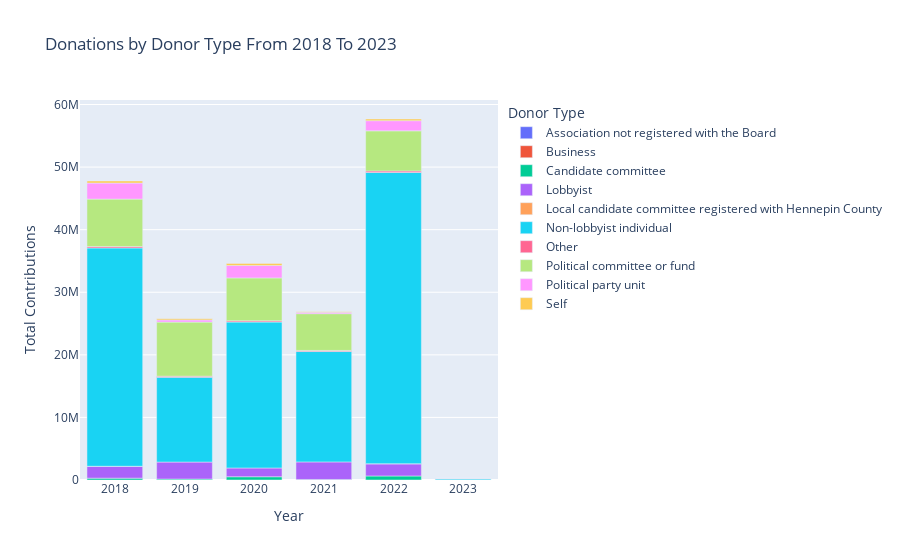

The code cell stored with this chart in its notebook:
### Code cell
grouped2 = filtered_df.groupby(['Year', 'DonorType'])['TotalAmount'].sum().reset_index()

grouped2['FullDonorType'] = grouped2['DonorType'].map(donor_type_mapping)

fig = px.bar(
    grouped2,
    x='Year',
    y='TotalAmount',
    color='FullDonorType',
    title='Donations by Donor Type From 2018 To 2023',
    labels={"Year": "Year", "TotalAmount": "Total Contributions", "FullDonorType": "Donor Type"},
    category_orders={"FullDonorType": sorted(donor_type_mapping.values())}
)

fig.show()

### Figure 1 — Plotly figure (JSON) as saved in the notebook; plotly's stock layout.template omitted (floating-point values rounded to 4 significant figures)
{"data": [{"alignmentgroup": "True", "hovertemplate": "Donor Type=Association not registered with the Board<br>Year=%{x}<br>Total Contributions=%{y}<extra></extra>", "legendgroup": "Association not registered with the Board", "marker": {"color": "#636efa", "pattern": {"shape": ""}}, "name": "Association not registered with the Board", "offsetgroup": "Association not registered with the Board", "orientation": "v", "showlegend": true, "textposition": "auto", "type": "bar", "x": [2022], "xaxis": "x", "y": [1067.0], "yaxis": "y"}, {"alignmentgroup": "True", "hovertemplate": "Donor Type=Business<br>Year=%{x}<br>Total Contributions=%{y}<extra></extra>", "legendgroup": "Business", "marker": {"color": "#EF553B", "pattern": {"shape": ""}}, "name": "Business", "offsetgroup": "Business", "orientation": "v", "showlegend": true, "textposition": "auto", "type": "bar", "x": [2019], "xaxis": "x", "y": [250], "yaxis": "y"}, {"alignmentgroup": "True", "hovertemplate": "Donor Type=Candidate committee<br>Year=%{x}<br>Total Contributions=%{y}<extra></extra>", "legendgroup": "Candidate committee", "marker": {"color": "#00cc96", "pattern": {"shape": ""}}, "name": "Candidate committee", "offsetgroup": "Candidate committee", "orientation": "v", "showlegend": true, "textposition": "auto", "type": "bar", "x": [2018, 2019, 2020, 2021, 2022, 2023], "xaxis": "x", "y": [294400.0, 151800.0, 520202, 84590.0, 641200.0, 1810], "yaxis": "y"}, {"alignmentgroup": "True", "hovertemplate": "Donor Type=Lobbyist<br>Year=%{x}<br>Total Contributions=%{y}<extra></extra>", "legendgroup": "Lobbyist", "marker": {"color": "#ab63fa", "pattern": {"shape": ""}}, "name": "Lobbyist", "offsetgroup": "Lobbyist", "orientation": "v", "showlegend": true, "textposition": "auto", "type": "bar", "x": [2018, 2019, 2020, 2021, 2022, 2023], "xaxis": "x", "y": [1902000.0, 2716000.0, 1400000.0, 2805000.0, 1954000.0, 2950], "yaxis": "y"}, {"alignmentgroup": "True", "hovertemplate": "Donor Type=Local candidate committee registered with Hennepin County<br>Year=%{x}<br>Total Contributions=%{y}<extra></extra>", "legendgroup": "Local candidate committee registered with Hennepin County", "marker": {"color": "#FFA15A", "pattern": {"shape": ""}}, "name": "Local candidate committee registered with Hennepin County", "offsetgroup": "Local candidate committee registered with Hennepin County", "orientation": "v", "showlegend": true, "textposition": "auto", "type": "bar", "x": [2018, 2022, 2023], "xaxis": "x", "y": [650, 6750, 1490], "yaxis": "y"}, {"alignmentgroup": "True", "hovertemplate": "Donor Type=Non-lobbyist individual<br>Year=%{x}<br>Total Contributions=%{y}<extra></extra>", "legendgroup": "Non-lobbyist individual", "marker": {"color": "#19d3f3", "pattern": {"shape": ""}}, "name": "Non-lobbyist individual", "offsetgroup": "Non-lobbyist individual", "orientation": "v", "showlegend": true, "textposition": "auto", "type": "bar", "x": [2018, 2019, 2020, 2021, 2022, 2023], "xaxis": "x", "y": [34880000.0, 13550000.0, 23320000.0, 17640000.0, 46540000.0, 163000.0], "yaxis": "y"}, {"alignmentgroup": "True", "hovertemplate": "Donor Type=Other<br>Year=%{x}<br>Total Contributions=%{y}<extra></extra>", "legendgroup": "Other", "marker": {"color": "#FF6692", "pattern": {"shape": ""}}, "name": "Other", "offsetgroup": "Other", "orientation": "v", "showlegend": true, "textposition": "auto", "type": "bar", "x": [2018, 2019, 2020, 2021, 2022, 2023], "xaxis": "x", "y": [222100.0, 165900.0, 194800.0, 170800.0, 239700.0, 93850.0], "yaxis": "y"}, {"alignmentgroup": "True", "hovertemplate": "Donor Type=Political committee or fund<br>Year=%{x}<br>Total Contributions=%{y}<extra></extra>", "legendgroup": "Political committee or fund", "marker": {"color": "#B6E880", "pattern": {"shape": ""}}, "name": "Political committee or fund", "offsetgroup": "Political committee or fund", "orientation": "v", "showlegend": true, "textposition": "auto", "type": "bar", "x": [2018, 2019, 2020, 2021, 2022], "xaxis": "x", "y": [7583000.0, 8643000.0, 6856000.0, 5879000.0, 6412000.0], "yaxis": "y"}, {"alignmentgroup": "True", "hovertemplate": "Donor Type=Political party unit<br>Year=%{x}<br>Total Contributions=%{y}<extra></extra>", "legendgroup": "Political party unit", "marker": {"color": "#FF97FF", "pattern": {"shape": ""}}, "name": "Political party unit", "offsetgroup": "Political party unit", "orientation": "v", "showlegend": true, "textposition": "auto", "type": "bar", "x": [2018, 2019, 2020, 2021, 2022, 2023], "xaxis": "x", "y": [2562000.0, 343500.0, 1994000.0, 223000.0, 1625000.0, 877.5], "yaxis": "y"}, {"alignmentgroup": "True", "hovertemplate": "Donor Type=Self<br>Year=%{x}<br>Total Contributions=%{y}<extra></extra>", "legendgroup": "Self", "marker": {"color": "#FECB52", "pattern": {"shape": ""}}, "name": "Self", "offsetgroup": "Self", "orientation": "v", "showlegend": true, "textposition": "auto", "type": "bar", "x": [2018, 2019, 2020, 2021, 2022, 2023], "xaxis": "x", "y": [333700.0, 192800.0, 327700.0, 96720.0, 268000.0, 1000], "yaxis": "y"}], "layout": {"barmode": "relative", "legend": {"title": {"text": "Donor Type"}, "tracegroupgap": 0}, "title": {"text": "Donations by Donor Type From 2018 To 2023"}, "xaxis": {"anchor": "y", "domain": [0, 1], "title": {"text": "Year"}}, "yaxis": {"anchor": "x", "domain": [0, 1], "title": {"text": "Total Contributions"}}}}
